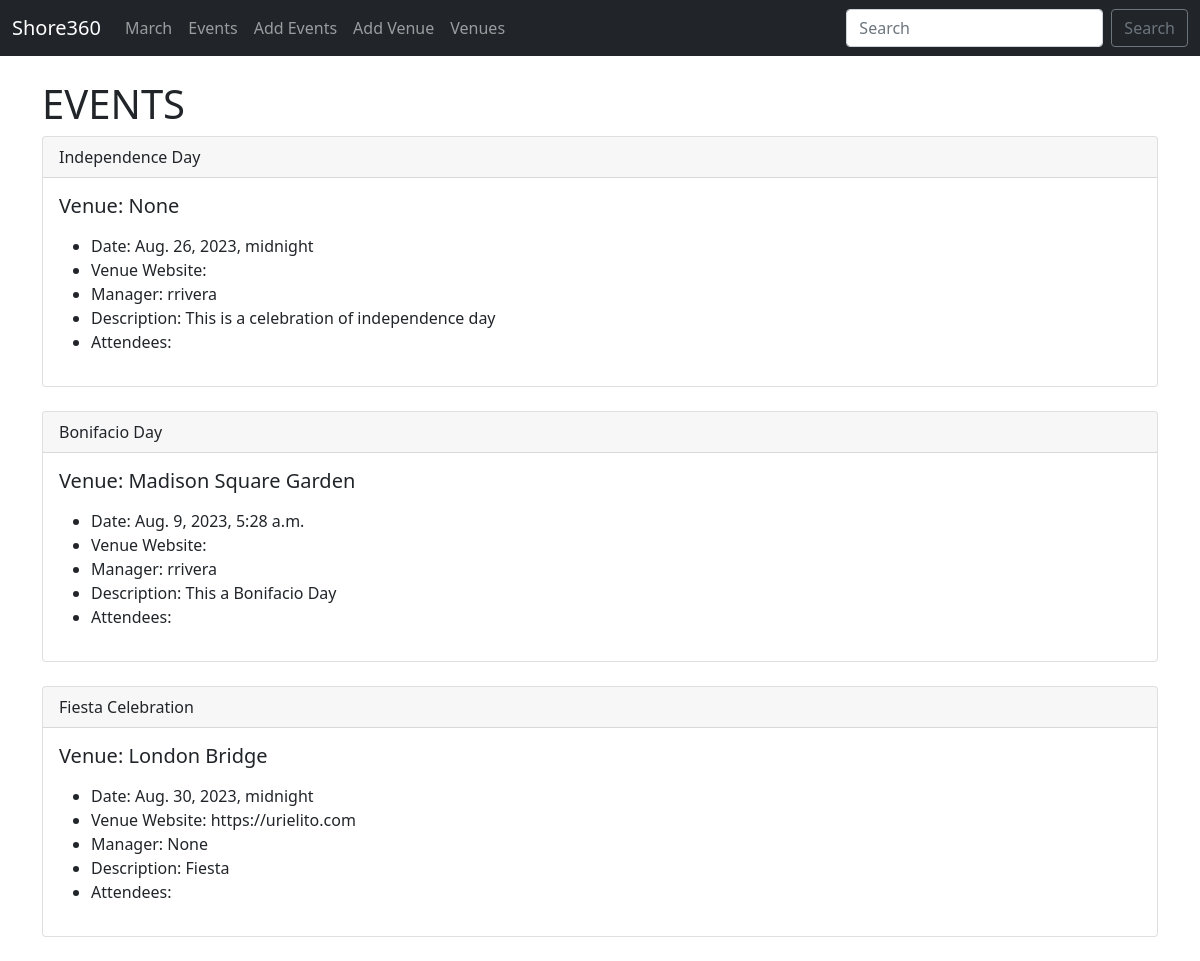
/events/, run on an earlier commit of the app's database.
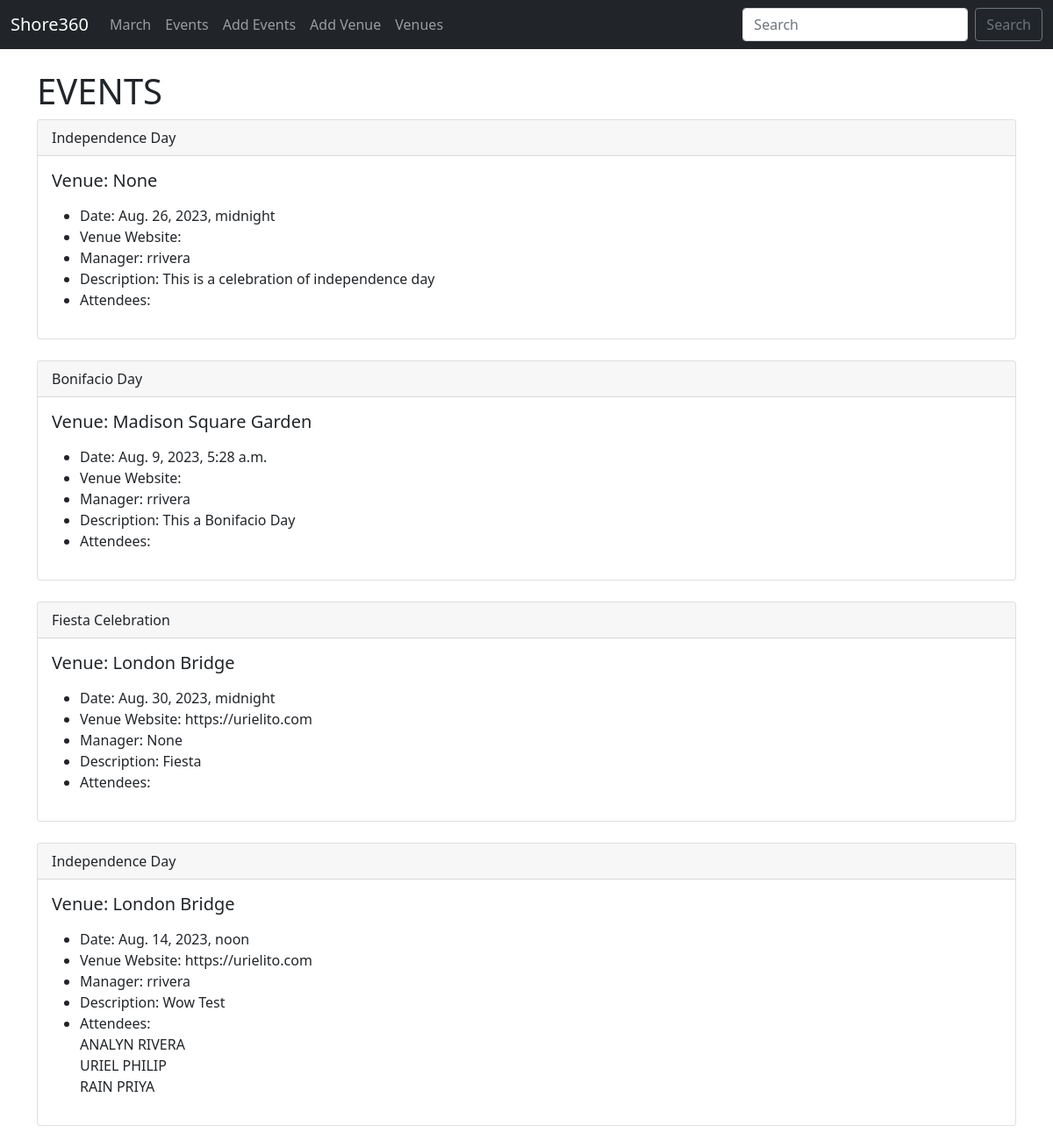
And on a later commit of the database.
### events/models.py (models this page shows)
class Event(models.Model):
    name = models.CharField('Event Name', max_length=120)
    event_date = models.DateTimeField('Event Date')
    venue = models.ForeignKey(Venue, blank = True, null=True, on_delete=models.CASCADE)
    manager = models.ForeignKey(User, blank=True, null=True, on_delete=models.SET_NULL)
    description = models.TextField(blank=True)
    attendees = models.ManyToManyField(MyClubUser, blank=True)
    def __str__(self):
        return self.name

class Venue(models.Model):
    name = models.CharField('Venue Name', max_length=120)
    address = models.CharField(max_length=300)
    zip_code = models.CharField('Zip Code', max_length=20)
    phone = models.CharField('Contact Phone',max_length=20, blank=True)
    web = models.URLField('Website Address', blank=True)
    email_address = models.EmailField('Email Address', blank=True)
    def __str__(self):
        return self.name

class MyClubUser(models.Model):
    first_name = models.CharField(max_length=30)
    last_name = models.CharField(max_length=30)
    email = models.EmailField('User Email')
    def __str__(self):
        return self.first_name + ' ' + self.last_name

### events/views.py (the view)
# urls.py: path('events/', views.all_events, name="list-events"),
def all_events(request):
	event_list = Event.objects.all()
	return render(request,'events/event_list.html',
	       {'event_list': event_list})

### events/templates/events/event_list.html
{% extends 'events/base.html' %}
{% block content %}
    <h1>EVENTS</h1>
        {% for event in event_list %}
        <div class="card">
            <div class="card-header">
                {{ event }}
            </div>
            <div class="card-body">
              <h5 class="card-title">
                Venue:   {{ event.venue }}
              </h5>
              <p class="card-text">
                <ul>
                    <li>Date:   {{ event.event_date }}  </li>
                    <li>Venue Website:   {{ event.venue.web }}  </li>
                    <li>Manager:   {{ event.manager }}  </li>
                    <li>Description:   {{ event.description }}  </li>
                    <li>Attendees: <br/>
                        {% for user in event.attendees.all %}
                            {{ user }} <br/>
                        {% endfor %}
                    </li>
                </ul>
              </p>
            </div>
          </div>
          <br/>
        {% endfor %}
{% endblock %}

What changed in the data, as far as the page shows it:
added Event: name "Independence Day", venue "London Bridge", event_date "Aug. 14, 2023, noon", venue.web "https://urielito.com", manager "rrivera", description "Wow Test"
now on this page (row unchanged): MyClubUser: first_name+last_name "ANALYN RIVERA"
now on this page (row unchanged): MyClubUser: first_name+last_name "URIEL PHILIP"
now on this page (row unchanged): MyClubUser: first_name+last_name "RAIN PRIYA"
